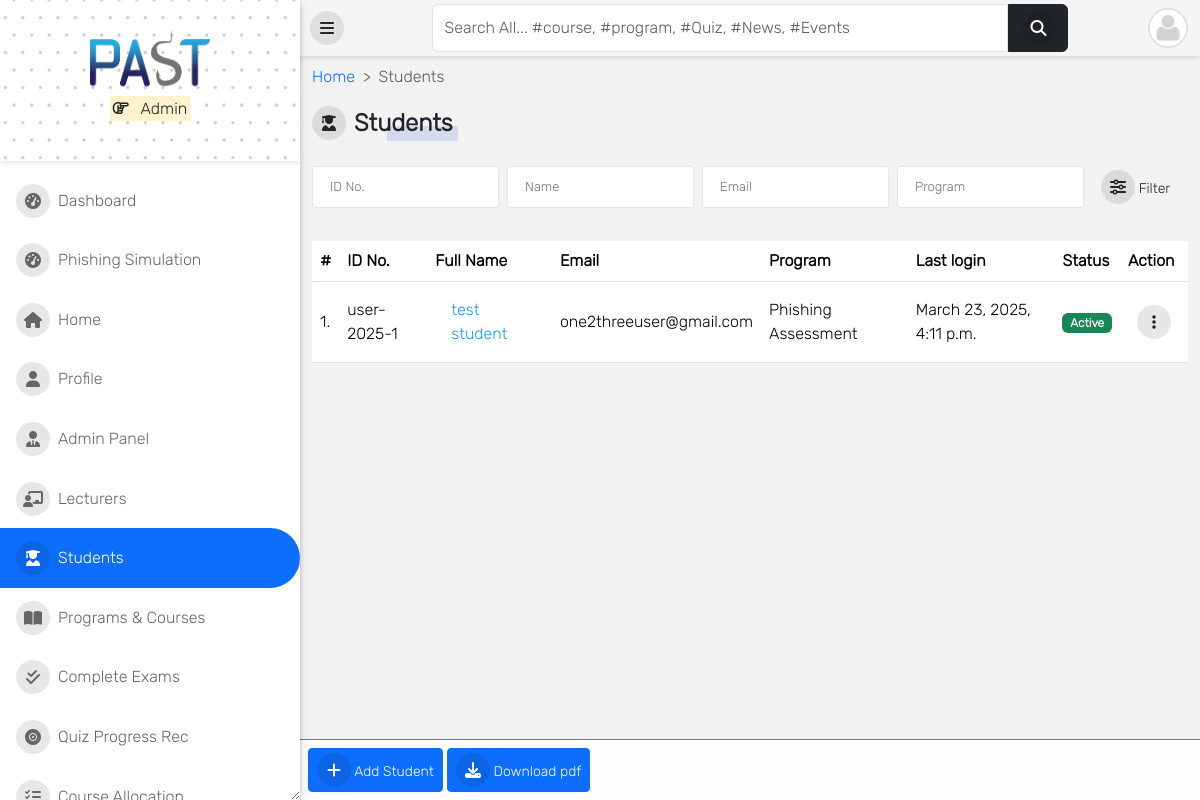
The app's page /accounts/students/ (signed in) with its own data.
### accounts/models.py (models this page shows, shortened)
class User(AbstractUser):
    is_student = models.BooleanField(default=False)
    is_lecturer = models.BooleanField(default=False)
    is_parent = models.BooleanField(default=False)
    is_dep_head = models.BooleanField(default=False)
    gender = models.CharField(max_length=1, choices=GENDERS, blank=True, null=True)
    phone = models.CharField(max_length=60, blank=True, null=True)
    address = models.CharField(max_length=60, blank=True, null=True)
    picture = models.ImageField(
        upload_to="profile_pictures/%y/%m/%d/", default="default.png", null=True
    )
    email = models.EmailField(blank=True, null=True)
    username_validator = ASCIIUsernameValidator()
    objects = CustomUserManager()
    class Meta:
        ordering = ("-date_joined",)
    @property
    def get_full_name(self):
        full_name = self.username
        if self.first_name and self.last_name:
            full_name = self.first_name + " " + self.last_name
        return full_name
    @property
    def get_user_role(self):
        if self.is_superuser:
            role = "Admin"
        elif self.is_student:
            role = "User"
        elif self.is_lecturer:
            role = "Lecturer"
        elif self.is_parent:
            role = "Parent"
        return role

class Student(models.Model):
    student = models.OneToOneField(User, on_delete=models.CASCADE)
    level = models.CharField(max_length=25, choices=LEVEL, null=True)
    program = models.ForeignKey(Program, on_delete=models.CASCADE, null=True)
    objects = StudentManager()
    class Meta:
        ordering = ("-student__date_joined",)

### course/models.py (models this page shows, shortened)
class Program(models.Model):
    title = models.CharField(max_length=150, unique=True)
    summary = models.TextField(null=True, blank=True)
    objects = ProgramManager()
    def __str__(self):
        return self.title

### accounts/views.py (the view)
# urls.py: path("students/", StudentListView.as_view(), name="student_list"),
@method_decorator([login_required, admin_required], name="dispatch")
class StudentListView(FilterView):
    queryset = Student.objects.all()
    filterset_class = StudentFilter
    template_name = "accounts/student_list.html"
    paginate_by = 10
    def get_context_data(self, **kwargs):
        context = super().get_context_data(**kwargs)
        context["title"] = "Students"
        return context

### templates/accounts/student_list.html (shortened to what this page needs)
{% extends 'base.html' %}
{% block content %}
<nav style="--bs-breadcrumb-divider: '>';" aria-label="breadcrumb">
    <ol class="breadcrumb">
      <li class="breadcrumb-item"><a href="/">Home</a></li>
      <li class="breadcrumb-item active" aria-current="page">Students</li>
    </ol>
</nav>
{% if request.user.is_superuser %}
<div class="manage-wrap">
    <a class="btn btn-sm btn-primary" href="{% url 'add_student' %}"><i class="fas fa-plus"></i> Add Student</a>
    <a class="btn btn-sm btn-primary" target="_blank" href="{% url 'student_list_pdf' %}"><i class="fas fa-download"></i> Download pdf</a>
</div>
{% endif %}
<div class="title-1"><i class="fas fa-user-graduate"></i>Students</div>
<br>
<br>
{% include 'snippets/filter_form.html' %}
<div class="table-responsive table-shadow table-light table-striped m-0 mt-4">
    <table class="table">
        <thead>
            <tr>
                <th>#</th>
                <th> ID No. </th>
                <th> Full Name </th>
                <th> Email </th>
                <th> Program </th>
                {% if request.user.is_superuser %}
                <th> Last login </th>
                <th>Status</th>
                <th> Action </th>
                {% endif %}
            </tr>
        </thead>
        <tbody>
            {% for student in filter.qs %}
            <tr>
                <td> {{ forloop.counter }}.</td>
                <td>{{ student.student.username }} </td>
                <td><a href="{% url 'profile_single' student.student.id %}">{{ student.student.get_full_name }}</a></td>
                <td>{{ student.student.email }} </td>
                <td>{{ student.program }}</td>
                {% if request.user.is_superuser %}
                <td>{{ student.student.last_login }}</td>
                <td>
                    {% if student.student.is_active %}
                        <span class="badge bg-success">Active</span>
                    {% else %}
                        <span class="badge bg-warning">Inactive</span>
                    {% endif %}
                </td>
                <td>
                    <div class="dropdown">
                        <button class="btn btn-sm" type="button" data-bs-toggle="dropdown" aria-expanded="false">
                            <i class="fa fa-ellipsis-vertical"></i>
                        </button>
                      </div>
                </td>
                {% endif %}
            {% endfor %}
        </tbody>
    </table>
</div>
{% endblock content %}

### templates/aside.html (shortened to what this page needs)
{% load static %}
<div id="side-nav">
	<div class="main-menu">
		<div class="top-side text-center py-4" style="background-image: url({% static 'img/dotted.jpg' %});">
			<a href="/">
				<img src="{% static 'img/PAST_logo.png' %}" width="120px" alt="Logo PAST">
			</a>
			<p class="text-orange">
				<mark>
					<i class="far fa-hand-point-right"></i>
					{{ request.user.get_user_role }}
				</mark>
			</p>
		</div>
		{% url 'home' as hom %} {% url 'dashboard' as dash %} {% url 'profile' as prof %}
		{% url 'phishing_simulation' as simtool %}
		{% url 'lecturer_list' as lec %}
		{% url 'student_list' as stu %} {% url 'course_allocation_view' as cav %}
		{% url 'programs' as pro %} {% url 'session_list' as sess %} {% url 'semester_list' as sem %}
		{% url 'quiz_progress' as qpr %} {% url 'quiz_marking' as qce %} {% url 'user_course_list' as ucl %}
		{% url 'admin_panel' as admin_p %}
		<ul>
			{% if request.user.is_superuser %}
			<li class="{% if request.path == dash %}active{% endif %}">
				<a href="{% url 'dashboard' %}"><i class="fas fa-tachometer-alt"></i>Dashboard</a>
			</li>
			<li class="{% if request.path == simtool %}active{% endif %}">
				<a href="{% url 'phishing_simulation' %}"><i class="fas fa-tachometer-alt"></i>Phishing Simulation</a>
			</li>
			{% endif %}
			<li class="{% if request.path == hom %}active{% endif %}">
				<a href="{% url 'home' %}"><i class="fas fa-home"></i>Home</a>
			</li>
			<li class="{% if request.path == prof %}active{% endif %}">
				<a href="{% url 'profile' %}"><i class="fas fa-user"></i>Profile</a>
			</li>
			{% if request.user.is_superuser %}
			<li class="{% if request.path == admin_p %}active{% endif %}">
				<a href="{% url 'admin_panel' %}"><i class="fas fa-user-tie"></i>Admin Panel</a>
			</li>
			<li class="{% if request.path == lec %}active{% endif %}">
				<a href="{% url 'lecturer_list' %}"><i class="fas fa-chalkboard-teacher"></i>Lecturers</a>
			</li>
			<li class="{% if request.path == stu %}active{% endif %}">
				<a href="{% url 'student_list' %}"><i class="fas fa-user-graduate"></i>Students</a>
			</li>
			{% endif %}
			<li class="{% if request.path == pro %}active{% endif %}">
				<a href="{% url 'programs' %}"><i class="fas fa-book-open"></i>Programs & Courses</a>
			</li>
			{% if request.user.is_superuser or request.user.is_lecturer %}
			<li class="{% if request.path == qce %}active{% endif %}">
				<a href="{% url 'quiz_marking' %}"><i class="fas fa-check-double"></i>Complete Exams</a>
			</li>
			{% endif %}
			{% if request.user.is_superuser %}
			<li class="{% if request.path == qpr %}active{% endif %}">
				<a href="{% url 'quiz_progress' %}"><i class="fas fa-record-vinyl"></i>Quiz Progress Rec</a>
			</li>
			<li class="{% if request.path == cav %}active{% endif %}">
				<a href="{% url 'course_allocation_view' %}"><i class="fas fa-tasks"></i>Course Allocation</a>
			</li>
			{% endif %}
			<br />
		</ul>
	</div>
</div>

### templates/navbar.html (shortened to what this page needs)
<div id="top-navbar" class="py-1">
	<div class="container">
		<div class="nav-wrapper">
			<div class="toggle-btn" onclick="toggleSidebar()">
				<i class="fas fa-bars"></i>
			</div>
			<form class="form-header" action="{% url 'query' %}" method="GET">
				<input id="primary-search" class="form-control rounded-end-0" type="text" name="q" value="{{ request.GET.q }}"
					placeholder="Search All... #course, #program, #Quiz, #News, #Events" required />
				<button class="btn btn-dark rounded-start-0" type="submit">
					<i class="fas fa-search"></i>
				</button>
			</form>
			<div class="dropdown">
				<div class="avatar border border-2" type="button" data-bs-toggle="dropdown" aria-expanded="false">
					<img src="{{ request.user.picture.url }}">
				</div>
			</div>
		</div>
	</div>
</div>

### templates/aside.html (style rules this page uses)
.top-side { background-size: cover; background-position: top center; }

### records on screen
User: user.get_user_role "Admin", user.picture (placeholder picture)
Student: student.username "user-2025-1", student.get_full_name "test student", student.email "one2threeuser@gmail.com", program "Phishing Assessment", student.last_login "March 23, 2025, 4:11 p.m.", shows "Active"
